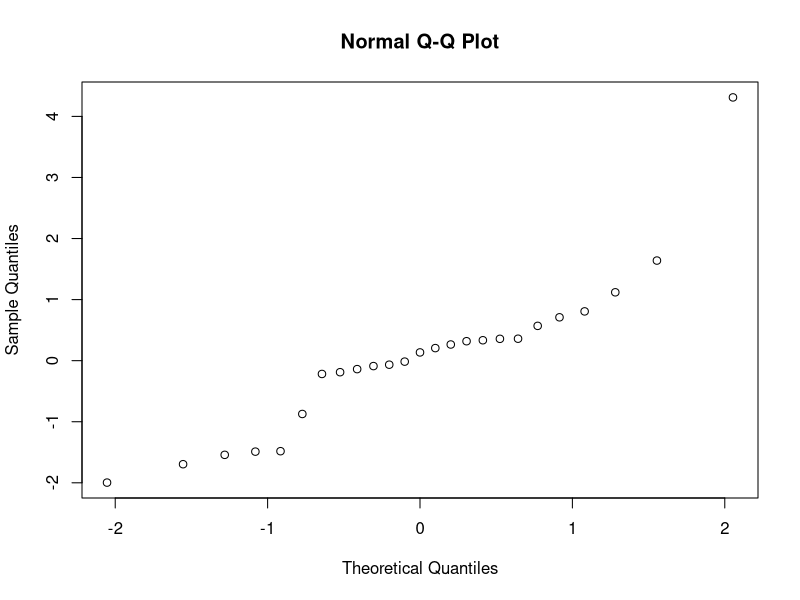
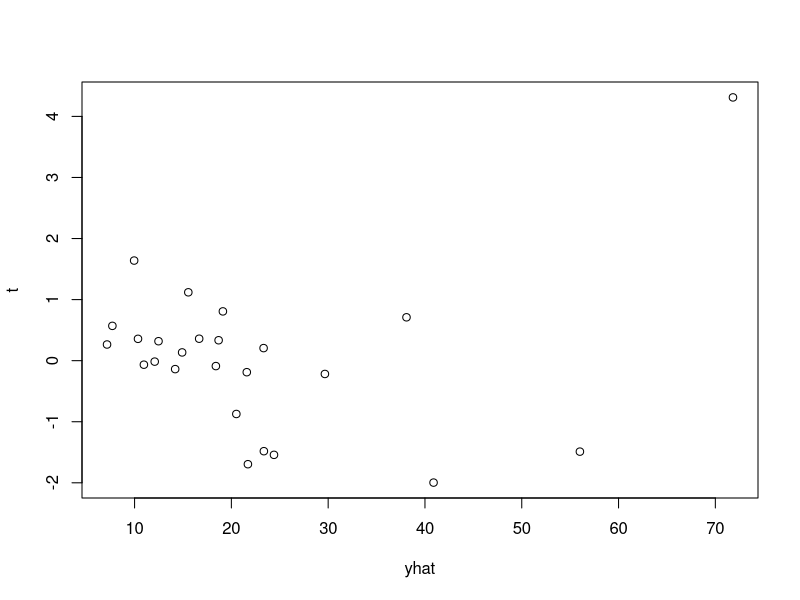
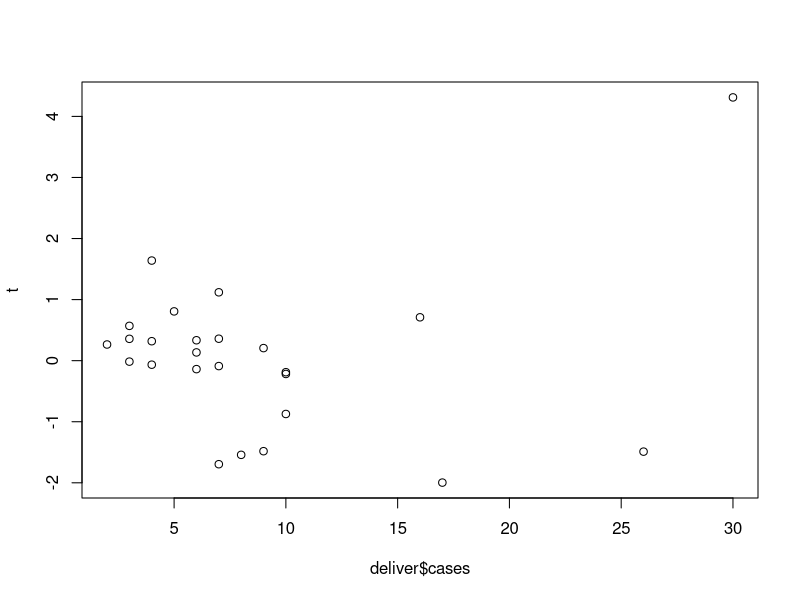
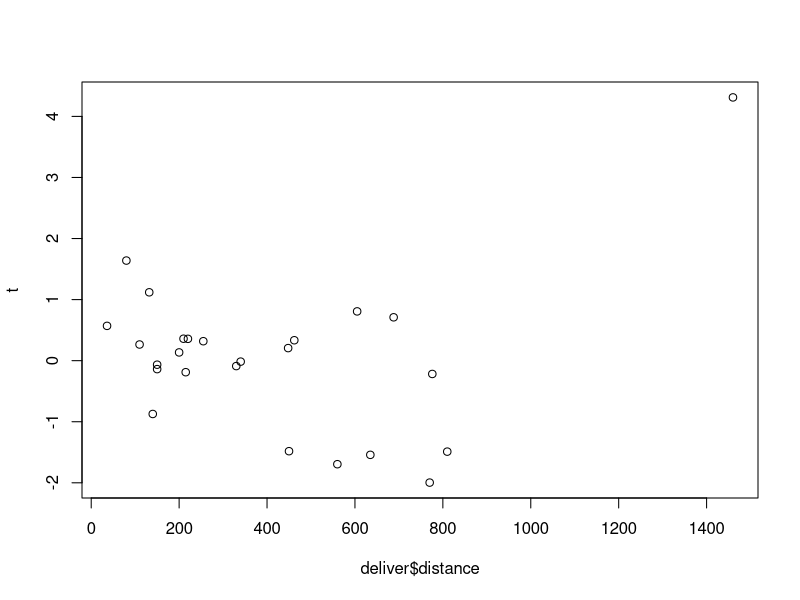

These figures' R source, in order:
deliver <- read.table("delivery.txt", header = TRUE, sep = " ")

deliver.model <- lm(time ~ cases + distance, data = deliver)
summary(deliver.model)

yhat <- deliver.model$fit
t <- rstudent(deliver.model)

qqnorm(t)
plot(yhat, t)

plot(deliver$cases, t)
plot(deliver$distance, t)

deliver2 <- cbind(deliver,yhat,t)
write.table(deliver2, "delivery_output.txt", quote = FALSE)
